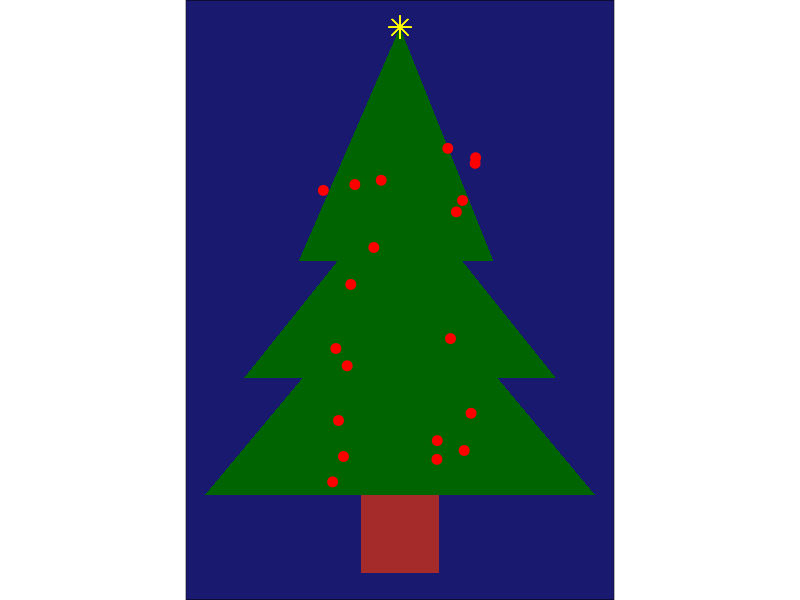

The R source for this figure:
# Load ggplot2
library(ggplot2)

# Create the tree data (three triangles for the tree and one rectangle for the trunk)
tree_data <- data.frame(
  x <-  c(0.5, 3, 5.5,   # Bottom triangle
          1, 3, 5,   # Middle triangle
          1.7, 3, 4.2,   # Top triangle
          2.5, 2.5, 3.5, 3.5), # Trunk
  y <-  c(2, 5, 2,   # Bottom triangle
          3.5, 6, 3.5,   # Middle triangle
          5, 8, 5,   # Top triangle
          1, 2, 2, 1), # Trunk
  group <-  c(rep(1, 3), rep(2, 3), rep(3, 3), rep(4, 4)) # Grouping for each polygon
)

# Define colors for the polygons
colors <- c("darkgreen", "darkgreen", "darkgreen", "brown")

# Plot the tree
ggplot(tree_data, aes(x = x, y = y, group = group)) +
  geom_polygon(aes(fill = factor(group))) +
  scale_fill_manual(values = colors) +
  # Add ornaments (random points on the tree)
  geom_point(
    data = data.frame(
      x = runif(20, 2, 4),
      y = runif(20, 2, 7)
    ),
    aes(x = x, y = y), 
    inherit.aes = FALSE, # Prevent inheriting the global aes()
    color = "red", size = 3
  ) +
  # Add a star at the top
  geom_point(aes(x = 3, y = 8), shape = 8, color = "yellow", size = 5, inherit.aes = FALSE) +
  coord_fixed() +
  theme_void() +
  theme(
    plot.background = element_rect(
      fill = "midnightblue"
    ),
    legend.position = "none"
  ) 
